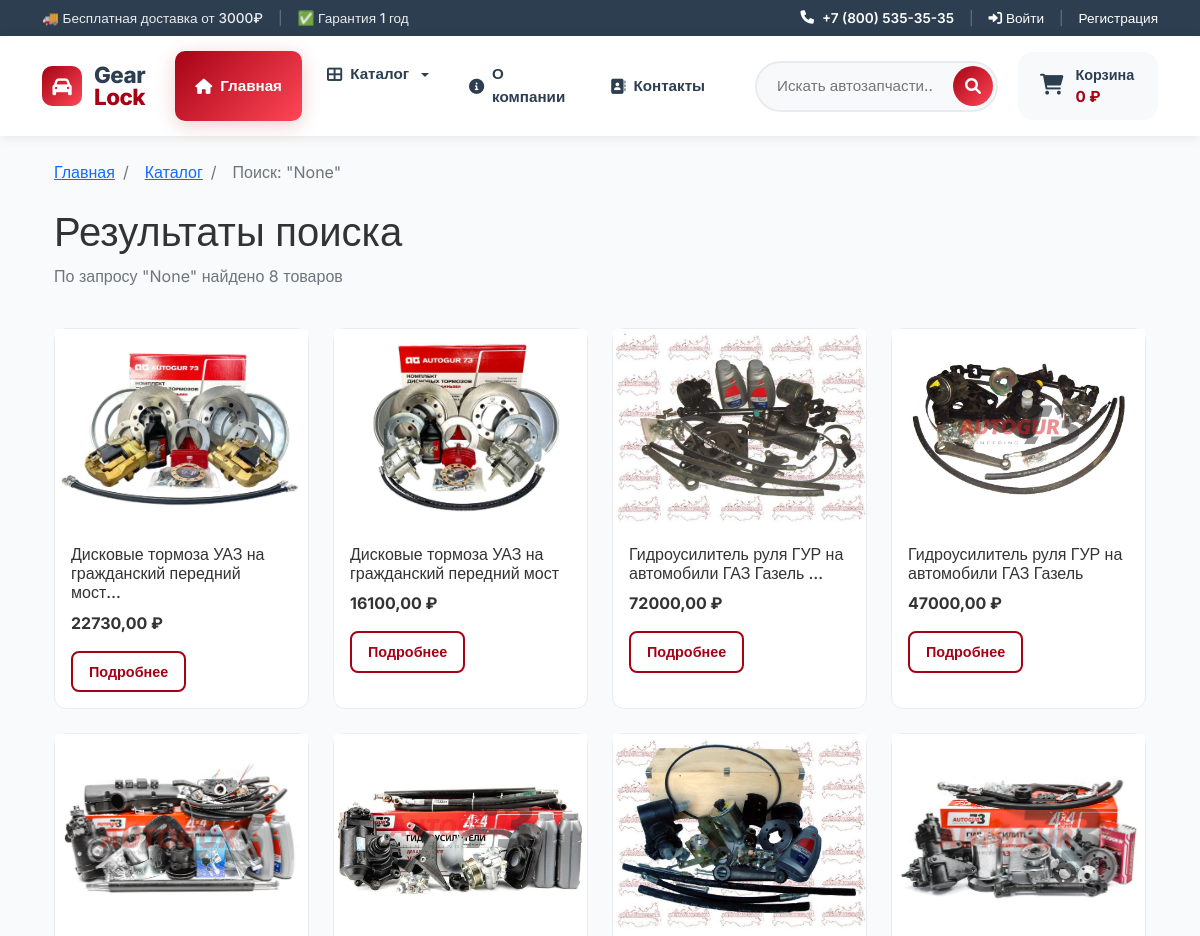
/catalog/search/ (upper part), run on an earlier commit of the app's database.
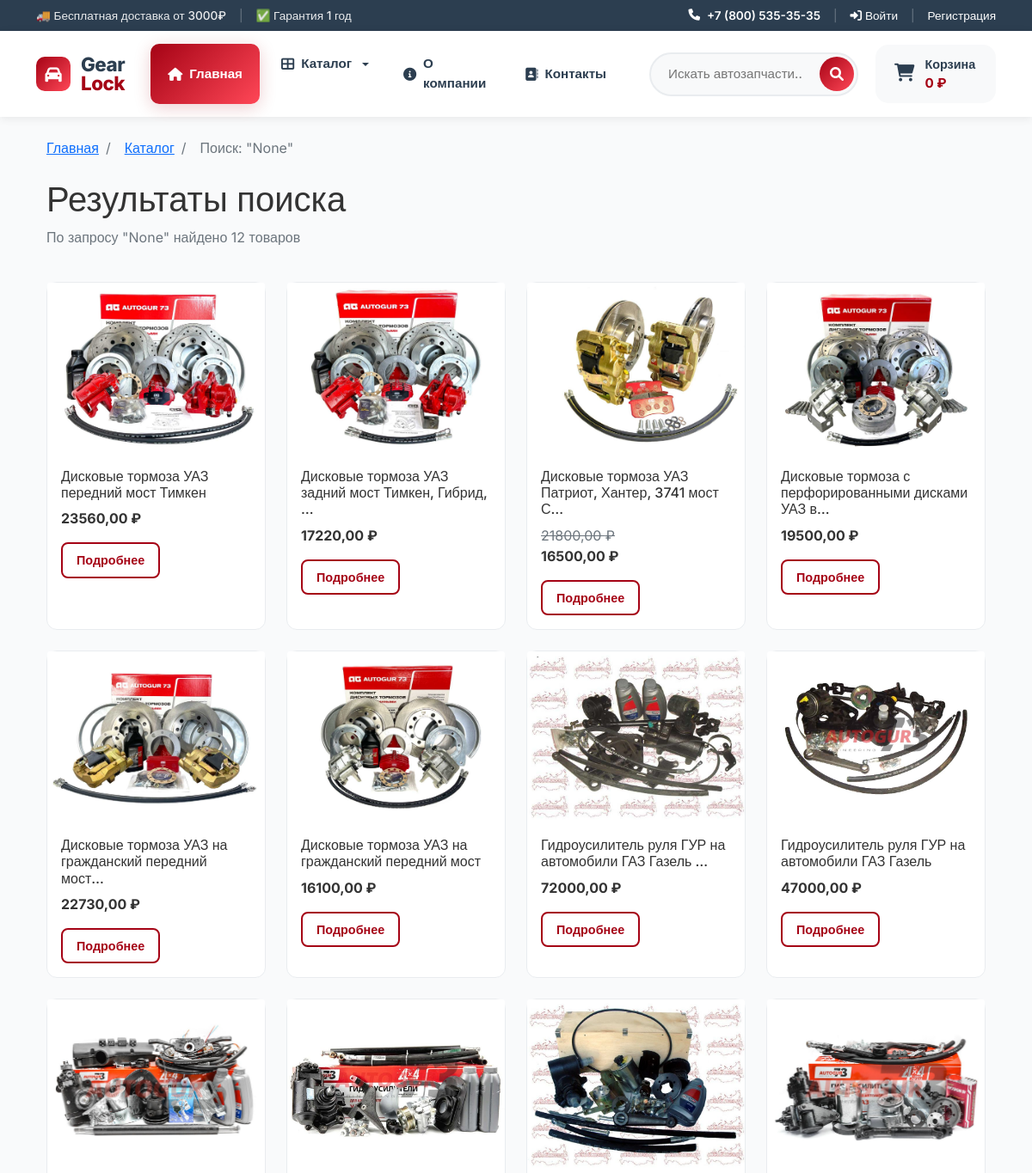
And on a later commit of the database.
### catalog/models.py (models this page shows, shortened)
class Product(models.Model):
    AVAILABILITY_CHOICES = [
        ('in_stock', 'В наличии'),
        ('limited', 'Мало'),
        ('out_of_stock', 'Нет в наличии'),
        ('preorder', 'Под заказ'),
    ]
    name = models.CharField('Название', max_length=200)
    slug = models.SlugField('URL', max_length=200, unique=True, blank=True)  # Добавили blank=True
    category = models.ForeignKey(Category, on_delete=models.CASCADE,
                               related_name='products')
    brand = models.ForeignKey(Brand, on_delete=models.CASCADE,
                            related_name='products', null=True, blank=True)
    sku = models.CharField('Артикул', max_length=50, unique=True)
    price = models.DecimalField('Цена', max_digits=10, decimal_places=2)
    old_price = models.DecimalField('Старая цена', max_digits=10,
                                   decimal_places=2, null=True, blank=True)
    description = models.TextField('Описание')
    features = models.TextField('Характеристики', blank=True)
    availability = models.CharField('Наличие', max_length=20,
                                  choices=AVAILABILITY_CHOICES, default='in_stock')
    quantity = models.IntegerField('Количество', default=0)
    is_active = models.BooleanField('Активный', default=True)
    is_new = models.BooleanField('Новинка', default=False)
    is_sale = models.BooleanField('Распродажа', default=False)
    is_featured = models.BooleanField('Рекомендуемый', default=False)
    created_at = models.DateTimeField('Дата создания', auto_now_add=True)
    updated_at = models.DateTimeField('Дата обновления', auto_now=True)
    class Meta:
        verbose_name = 'Товар'
        verbose_name_plural = 'Товары'
        ordering = ['-created_at']
    @property
    def main_image(self):
        image = self.images.filter(is_main=True).first()
        if image:
            return image.image
        return None

class ProductImage(models.Model):
    product = models.ForeignKey(Product, on_delete=models.CASCADE,
                              related_name='images')
    image = models.ImageField('Изображение', upload_to='products/')
    is_main = models.BooleanField('Основное', default=False)
    order = models.IntegerField('Порядок', default=0)
    class Meta:
        verbose_name = 'Изображение товара'
        verbose_name_plural = 'Изображения товаров'
        ordering = ['is_main', 'order']

### catalog/views.py (the view, shortened to what this page needs)
# urls.py: path('search/', views.SearchView.as_view(), name='search'),  # /catalog/search/
class SearchView(ListView):
    model = Product
    template_name = 'catalog/search_results.html'
    paginate_by = 12
    context_object_name = 'products'
    def get_queryset(self):
        query = self.request.GET.get('q')
        return Product.objects.filter(is_active=True)
    def get_context_data(self, **kwargs):
        context = super().get_context_data(**kwargs)
        context['query'] = self.request.GET.get('q')
        return context

### cart/cart.py (called while the page is built)
    def get_total_price(self):
        return sum(
            float(item['price']) * item['quantity']
            for item in self.cart.values()
        )

    def __len__(self):
        return sum(item['quantity'] for item in self.cart.values())

### cart/context_processors.py (called while the page is built)
def cart(request):
    return {'cart': Cart(request)}

### catalog/context_processors.py (called while the page is built)
def categories(request):
    main_categories = Category.objects.filter(
        parent__isnull=True
    ).exclude(
        slug=''
    ).exclude(
        slug__isnull=True
    ).prefetch_related('children').order_by('order', 'name')
    return {
        'categories': main_categories,
        'all_categories': Category.objects.exclude(slug='').exclude(slug__isnull=True)
    }

### templates/catalog/search_results.html (shortened to what this page needs)
{% extends 'base.html' %}
{% block content %}
<div class="container">
    <nav aria-label="breadcrumb" class="mb-4">
        <ol class="breadcrumb">
            <li class="breadcrumb-item"><a href="{% url 'home' %}">Главная</a></li>
            <li class="breadcrumb-item"><a href="{% url 'catalog:product_list' %}">Каталог</a></li>
            <li class="breadcrumb-item active">Поиск: "{{ query }}"</li>
        </ol>
    </nav>
    <div class="row mb-4">
        <div class="col">
            <h1>Результаты поиска</h1>
            <p class="text-muted">По запросу "{{ query }}" найдено {{ products.count }} товаров</p>
        </div>
    </div>
    {% if products %}
        <div class="row">
            {% for product in products %}
            <div class="col-lg-3 col-md-4 col-sm-6 mb-4">
                <div class="card h-100">
                    {% if product.main_image %}
                        <img src="{{ product.main_image.url }}" class="card-img-top" alt="{{ product.name }}"
                             style="height: 200px; object-fit: cover;">
                    {% else %}
                        <img src="https://via.placeholder.com/300x200" class="card-img-top" alt="{{ product.name }}">
                    {% endif %}
                    <div class="card-body">
                        <h6 class="card-title">{{ product.name|truncatechars:50 }}</h6>
                        <p class="card-text">
                            {% if product.old_price %}
                                <span class="text-muted text-decoration-line-through">{{ product.old_price }} ₽</span>
                                <br>
                            {% endif %}
                            <strong>{{ product.price }} ₽</strong>
                        </p>
                        <a href="{% url 'catalog:product_detail' product.slug %}" class="btn btn-outline-primary btn-sm">Подробнее</a>
                    </div>
                </div>
            </div>
            {% endfor %}
        </div>
    {% endif %}
</div>
{% endblock %}

What changed in the data, as far as the page shows it:
added Product: main_image (picture), name "Дисковые тормоза УАЗ передний мост Тимкен", price "23560,00"
added Product: main_image (picture), name "Дисковые тормоза УАЗ задний мост Тимкен, Гибрид, …", price "17220,00"
added Product: main_image (picture), name "Дисковые тормоза УАЗ Патриот, Хантер, 3741 мост С…", old_price "21800,00", price "16500,00"
added Product: main_image (picture), name "Дисковые тормоза с перфорированными дисками УАЗ в…", price "19500,00"
Also different on the page:
{{ products.count }}: "8" → "12"
